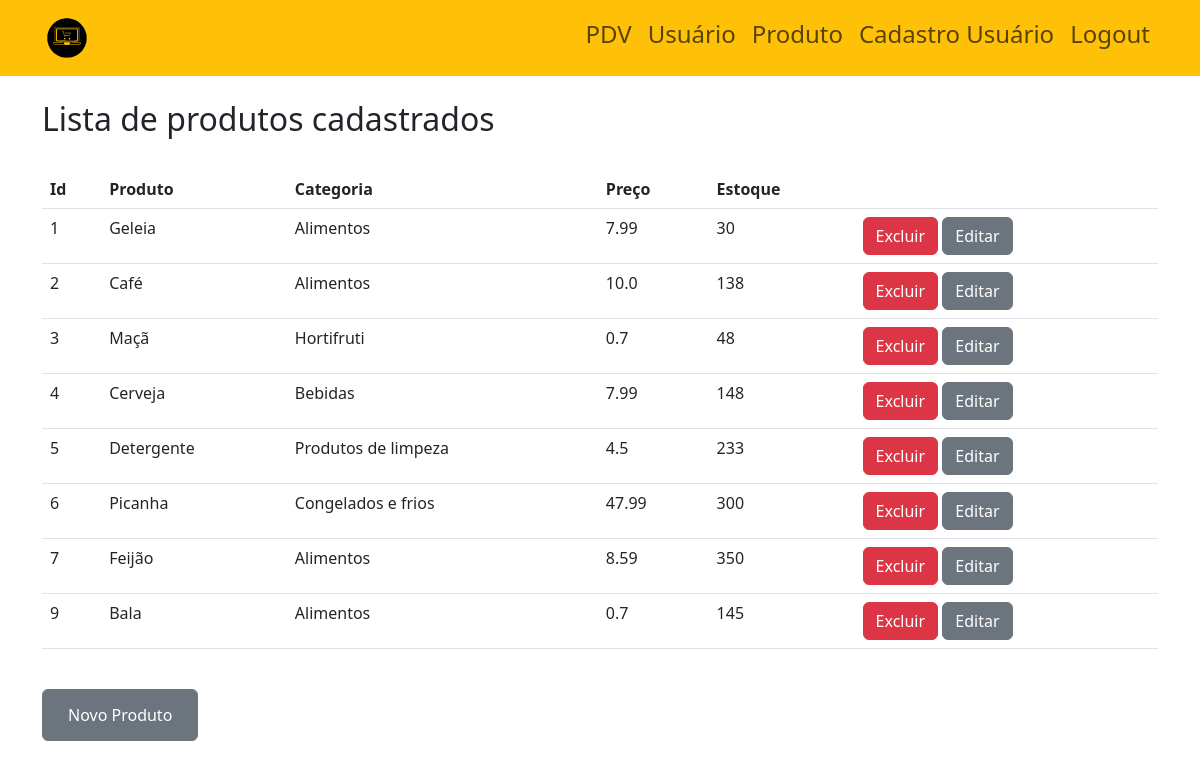
Before: /produtos (signed in) with the older database file.
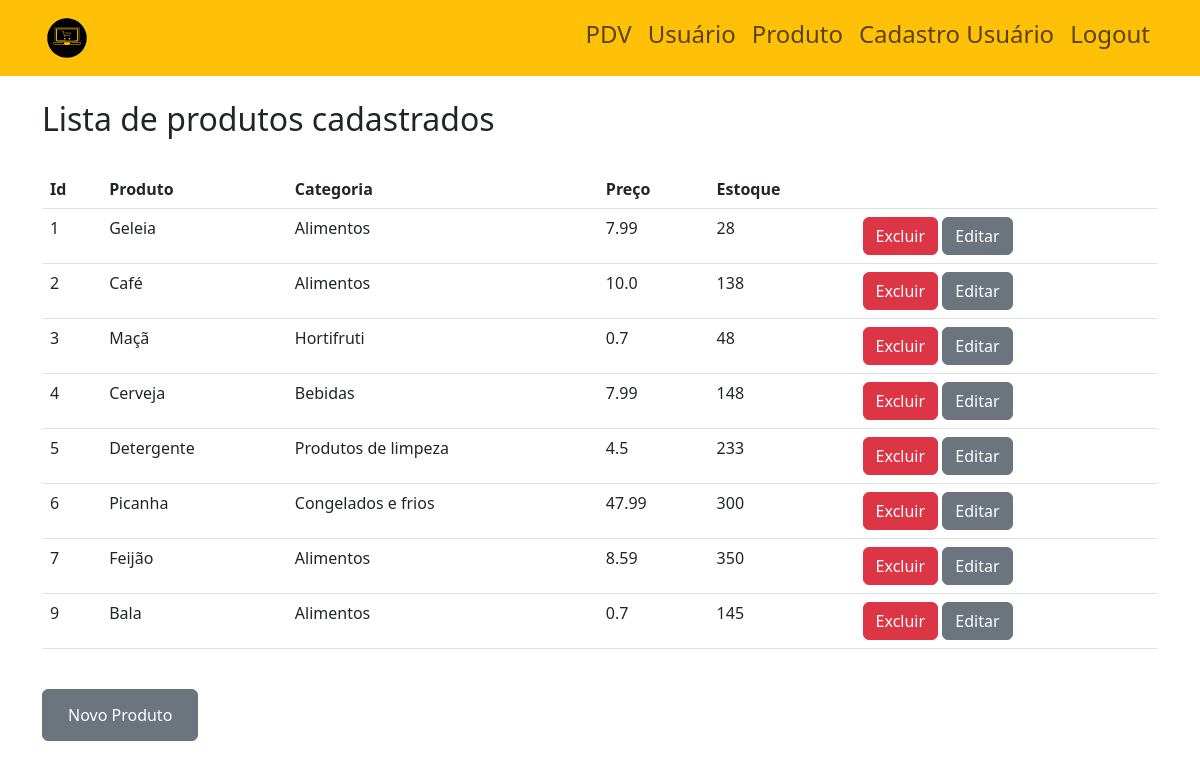
After: the same page with the newer database file.
### site_atividade/models/__init__.py (models this page shows)
class Produtos(database.Model):
    id_produtos = database.Column(database.Integer, primary_key=True)
    produto = database.Column(database.String, nullable=False)
    preco = database.Column(database.Float, nullable=False)
    estoque = database.Column(database.Integer, nullable=False)
    categoria_fk = database.Column(database.Integer, database.ForeignKey('categoria.id_categoria'), nullable=False)
    venda = database.relationship('Venda', backref='produto')

class Categoria(database.Model):
    id_categoria = database.Column(database.Integer, primary_key=True)
    categoria = database.Column(database.String, nullable=False)
    produtos = database.relationship('Produtos', backref='categoria', lazy=True)

### site_atividade/routers/__init__.py (the view)
@app.route("/produtos")
@login_required
def produtos():
    produtos = Produtos.query.all()
    return render_template('lista_produto.html', produtos=produtos)

### site_atividade/models/__init__.py (called while the page is built)
@login_manager.user_loader
def load_usuario(id_usuario):
    return Usuario.query.get(int(id_usuario))

### site_atividade/templates/lista_produto.html (shortened to what this page needs)
{% extends 'base.html' %}
{% block body %}
        <div class="container theme-showcase" role="main">
            <br>
            <div class="page-header">
                <h2 class="box-title col-md-12">Lista de produtos cadastrados</h2>
            </div>
            <br>
            <table class="table table-hover" overflow="scroll">
                <thead>
                    <tr>
                        <th>Id</th>
                        <th>Produto</th>
                        <th>Categoria</th>
                        <th>Preço</th>
                        <th>Estoque</th>
                        <th> </th>
                    </tr>
                </thead>
                <tbody>
                {% for produto in produtos %}
                    <tr data-href="#">
                       </td> <td> {{ produto.id_produtos }} </td>
                        <td>{{ produto.produto }}</td>
                        <td>{{ produto.categoria.categoria }}</td>
                        <td>{{ produto.preco }}</td>
                        <td>{{ produto.estoque }}</td>
                        <td>
                            <a class="btn btn-danger" href="{{ url_for('delete_produto', id=produto.id_produtos) }}">Excluir</a>
                            <a class="btn btn-Secondary" href="{{ url_for('editar_produto', id=produto.id_produtos) }}">Editar</a>
                        </td>
                    </tr>
                {% endfor %}
                </tbody>
            </table>
            <br>
            <div class="pull-right">
                <button type="button" class="btn btn-Secondary" data-toggle="modal" data-target="#addProdutoModal">
                    <a href="{{ url_for('novo_produto') }}" class="btn btn-Secondary">Novo Produto</a>
                </button>
            </div>
        </div>
{% endblock %}

### site_atividade/templates/base.html (shortened to what this page needs)
<html lang="pt-BR">
    <head>
        <link href="https://cdn.jsdelivr.net/npm/bootstrap@5.3.0-alpha3/dist/css/bootstrap.min.css" rel="stylesheet">
    </head>
    <body>
        {% include 'navbar.html' %}
        {% block body %}
        {% endblock %}
    </body>
</html>

### site_atividade/templates/navbar.html (shortened to what this page needs)
<nav class="navbar navbar-expand-lg navbar-Warning bg-Warning static-top">
  <div class="container">
      <a class="navbar-brand" href="#">
        <img src="{{ url_for('static', filename='image/logo2.svg') }}" alt="logo" height="50">
      </a>
      <div class="collapse navbar-collapse" id="navbarSupportedContent">
      <ul class="navbar-nav ms-auto">
          {% if current_user.is_authenticated %}
          <li class="nav-item h4">
              <a class="nav-link " aria-current="page" href="{{ url_for('vendas') }}">
                  PDV
              </a>
          </li>
          <li class="nav-item h4">
              <a class="nav-link" aria-current="page" href="{{ url_for('usuarios') }}">
                  Usuário
              </a>
          </li>
          <li class="nav-item h4">
              <a class="nav-link " aria-current="page" href="{{ url_for('produtos') }}">
                  Produto
              </a>
          </li>
          <li class="nav-item h4">
              <a class="nav-link" aria-current="page" href="{{ url_for('cadastro_usuario') }}">
                  Cadastro Usuário
              </a>
          </li>
          <li class="nav-item h4">
              <a class="nav-link" aria-current="page" href="{{ url_for('logout') }}">
                  Logout
              </a>
          </li>
          {% else %}
          <li class="nav-item h4">
              <a class="nav-link active" aria-current="page" href="{{ url_for('login') }}">
                  Login
              </a>
          </li>
          {% endif %}
      </ul>
      </div>
  </div>
</nav>

Changed rows visible on the page:
changed Produtos "Geleia": estoque "30" → "28"
